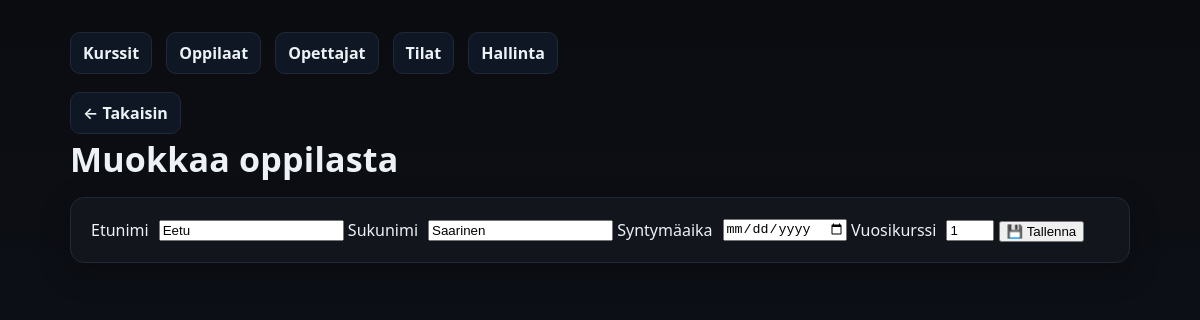
/kurssienhallinta/add_edit_oppilas.php?id=1, run on the app's committed database.
### tables this page shows
CREATE TABLE `oppilaat` (
  `oppilas_id` int(11) NOT NULL,
  `etunimi` varchar(50) NOT NULL,
  `sukunimi` varchar(50) NOT NULL,
  `syntymaaika` date NOT NULL,
  `vuosikurssi` int(11) NOT NULL
);

### kurssienhallinta/add_edit_oppilas.php (the view, shortened to what this page needs)
<?php
function finDate($date) {
    return date("d.m.Y", strtotime($date));
}
$pdo = getPDO();
$oppilas = [
  'oppilas_id' => null,
  'etunimi' => '',
  'sukunimi' => '',
  'syntymaaika' => '',
  'vuosikurssi' => ''
];
if (isset($_GET['id'])) {
  $stmt = $pdo->prepare("SELECT * FROM oppilaat WHERE oppilas_id=?");
  $stmt->execute([$_GET['id']]);
  $oppilas = $stmt->fetch() ?: $oppilas;
}
?>
<!doctype html>
<html lang="fi">
<head>
  <link rel="stylesheet" href="styles.css">
</head>
<body>
  <div class="container">
    <div class="nav">
      <a href="index.php">Kurssit</a>
      <a href="oppilaat.php">Oppilaat</a>
      <a href="opettajat.php">Opettajat</a>
      <a href="tilat.php">Tilat</a>
      <a href="admin.php">Hallinta</a>
    </div>
    <a href="oppilaat.php" class="back">← Takaisin</a>
    <h1 class="page-title">
      <?= $oppilas['oppilas_id'] ? 'Muokkaa oppilasta' : 'Lisää uusi oppilas' ?>
    </h1>
    <form method="post" class="card form">
      <label>Etunimi
        <input type="text" name="etunimi" value="<?= htmlspecialchars($oppilas['etunimi']) ?>" required>
      </label>
      <label>Sukunimi
        <input type="text" name="sukunimi" value="<?= htmlspecialchars($oppilas['sukunimi']) ?>" required>
      </label>
      <label>Syntymäaika
        <input type="date" name="syntymaaika" value="<?= finDate($oppilas['syntymaaika']) ?>" required>
      </label>
      <label>Vuosikurssi
        <input type="number" name="vuosikurssi" min="1" max="3" value="<?= htmlspecialchars($oppilas['vuosikurssi']) ?>" required>
      </label>
      <button class="button">💾 Tallenna</button>
    </form>
  </div>
</body>
</html>

### kurssienhallinta/styles.css (style rules this page uses)
:root { --bg:#0b0c10; --card:#12151b; --muted:#98a2b3; --text:#edf2f7; --accent:#6ea8fe; --danger:#ef4444; --border:#1f2937; }
* { box-sizing:border-box }
html,body { height:100% }
body { margin:0; font:16px/1.5 system-ui,-apple-system,Segoe UI,Roboto,Ubuntu,'Helvetica Neue',Arial; background:linear-gradient(180deg,#0b0c10 0%, #0f1420 100%); color:var(--text); }
.container { max-width:1100px;margin:32px auto;padding:0 20px }
.card { background:var(--card); border:1px solid var(--border); border-radius:14px; padding:20px; box-shadow:0 10px 30px rgba(0,0,0,.25); }
.page-title { margin:0 0 12px; font-size:clamp(24px,3.2vw,34px); letter-spacing:.2px; }
.nav { display:flex;gap:14px;flex-wrap:wrap;margin:0 0 18px }
.nav a,.back { color:var(--text); text-decoration:none; background:#0f1724; border:1px solid var(--border); padding:8px 12px;border-radius:10px; transition:all .15s ease; }
.back { display:inline-flex;align-items:center;gap:8px }
label { display:inline-flex;gap:10px;align-items:center }
a { color: #7dd3fc; text-decoration: none; font-weight: 600; transition: color .15s ease; }

### data on the page
oppilaat: etunimi "Eetu", sukunimi "Saarinen", vuosikurssi "1"
